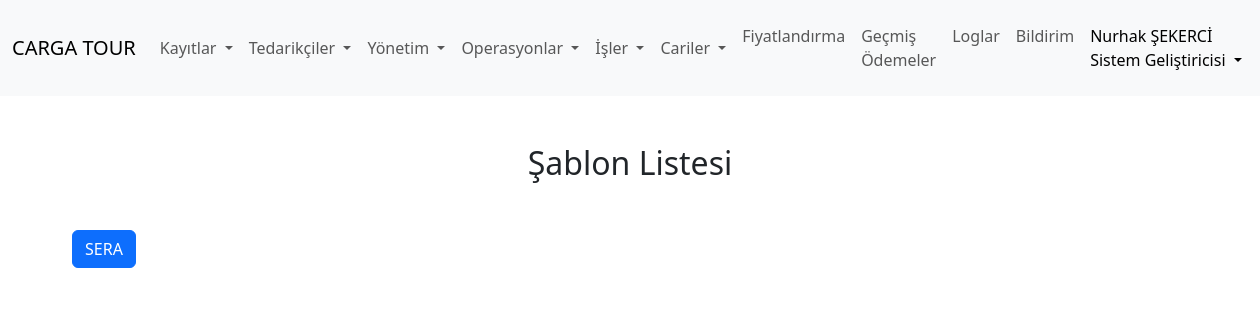
Before: /TourManagerV2/template_list/ (signed in) with the older database file.
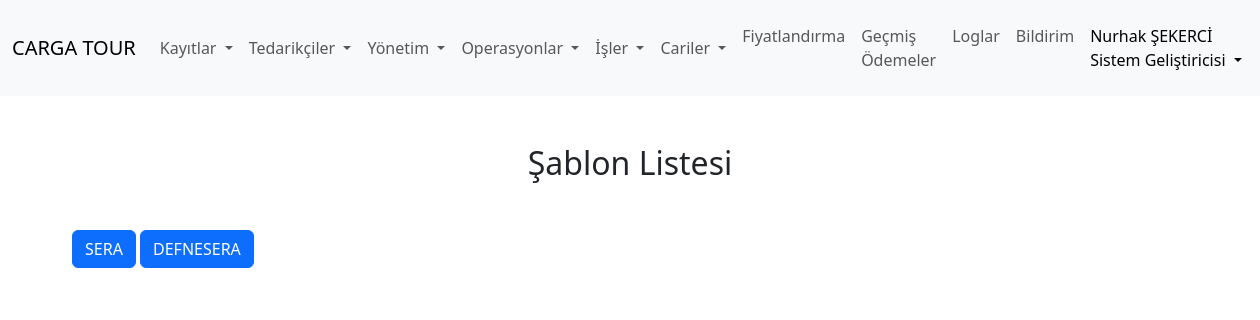
After: the same page with the newer database file.
### Core/models.py (models this page shows, shortened)
class OperationTemplate(models.Model):
    company = models.ForeignKey(Sirket, verbose_name="Şirket", on_delete=models.CASCADE)
    name = models.CharField(verbose_name="Şablon Adı", unique=True, max_length=50, blank=True, null=True)
    buyer_company = models.ForeignKey(Buyercompany, verbose_name="Alıcı Firma", on_delete=models.SET_NULL, blank=True, null=True)
    day_numbers = models.IntegerField(verbose_name="Gün Sayısı")
    tl_sales_price = models.DecimalField(verbose_name="TL Satış Fiyatı", max_digits=10, decimal_places=2, default=0)
    usd_sales_price = models.DecimalField(verbose_name="USD Satış Fiyatı", max_digits=10, decimal_places=2, default=0)
    eur_sales_price = models.DecimalField(verbose_name="EUR Satış Fiyatı", max_digits=10, decimal_places=2, default=0)
    rbm_sales_price = models.DecimalField(verbose_name="RBM Satış Fiyatı", max_digits=10, decimal_places=2, default=0)

### Core/views.py (the view)
# urls.py: path('template_list/', template_list, name='template_list'),
def template_list(request):
    request_personel = Personel.objects.get(user=request.user)
    sirket = request_personel.company
    if request.method == "POST":
        start_date_str = request.POST.get('start_date')
        start_date = datetime.strptime(start_date_str, '%Y-%m-%d').date()
        template_id = request.POST.get('template_id')
        template = get_object_or_404(OperationTemplate, id=template_id)
        short_name = template.buyer_company.short_name.upper() if template.buyer_company else 'NN'
        formatted_date = start_date.strftime('%d%m%y')
        ticket_base = f"{short_name}{formatted_date}"
        for i in range(100):
            new_ticket = f"{ticket_base}{i:02}" if i != 0 else ticket_base
            if not Operation.objects.filter(ticket=new_ticket).exists():
                operation = Operation.objects.create(
                    ticket=new_ticket, company=sirket, buyer_company=template.buyer_company,
                    tl_sales_price=template.tl_sales_price, usd_sales_price=template.usd_sales_price,
                    eur_sales_price=template.eur_sales_price, rbm_sales_price=template.rbm_sales_price,
                    start=start_date, finish=start_date + timedelta(days=template.day_numbers - 1)
                )
                break
        else:
            return HttpResponse('Uygun bir ticket numarası bulunamadı.', status=400)
        operation_items_templates = OperationitemTemplate.objects.filter(operation=template, company=sirket)
        for day_offset in range(template.day_numbers):
            operation_date = start_date + timedelta(days=day_offset)
            operasyon_gun = Operationday.objects.create(
                date=operation_date, operation=operation, company=sirket)
            day_set = OperationdayTemplate.objects.filter(operation=template, day_number=day_offset + 1, company=sirket)
            for day in day_set:
                day_items = operation_items_templates.filter(day=day)
                for item_template in day_items:
                    print(item_template)
                    operation_item = Operationitem.objects.create(
                        operation_type=item_template.operation_type, day=operasyon_gun, company=sirket,
                        pick_time=item_template.pick_time, release_time=item_template.release_time,
                        tour=item_template.tour, transfer=item_template.transfer, vehicle=item_template.vehicle,
                        hotel=item_template.hotel, room_type=item_template.room_type,
                        hotel_payment=item_template.hotel_payment, activity=item_template.activity,
                        activity_payment=item_template.activity_payment, museum_payment=item_template.museum_payment,
                        description=item_template.description
                    )
                    operation_item.new_museum.set(item_template.new_museum.all())
        return render(request, 'tour/pages/template_list.html')
    else:
        templates = OperationTemplate.objects.filter(company=sirket)
        context = {'templates': templates}
        return render(request, 'tour/pages/template_list.html', context)

### Core/models.py (called while the page is built)
    def __str__(self):
        return self.name

### Core/templates/tour/pages/template_list.html (shortened to what this page needs)
{% extends "tour/base/base.html" %}
{% block css %}
<link href="https://cdn.jsdelivr.net/npm/bootstrap@5.3.3/dist/css/bootstrap.min.css" rel="stylesheet">
{% endblock css %}
{% block content %}
<h2 class="text-center mt-5">Şablon Listesi</h2>
<div class="container mt-5">
    {% for template in templates %}
        <button type="button" class="btn btn-primary" data-bs-toggle="modal" data-bs-target="#staticBackdrop">
            {{ template.name }}
        </button>
    {% endfor %}
</div>
{% endblock content %}

Changed rows visible on the page:
added OperationTemplate: name "DEFNESERA"
